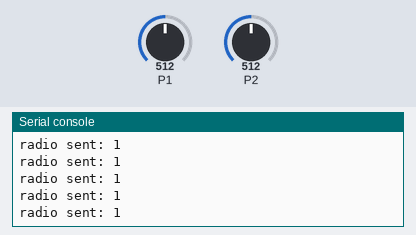
A program run on a simulated BBC micro:bit (MakeCode). Shown: the last lines printed to the serial console. The test bench sets the inputs (shaded band); at power-on: P2 = 512, P1 = 512 (analog values on the 0–1023 scale). No radio messages arrive unless stated (any console line starting 'radio sent:' is added by the test bench).

Above: at 1.2 s.
1.3 s: P2 set to 716
At 1.47 s:
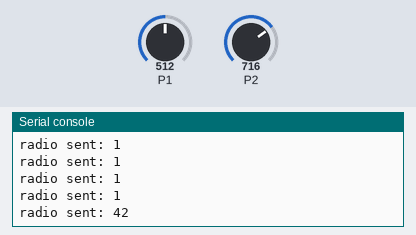
2.8 s: P2 set to 900
At 2.8 s:
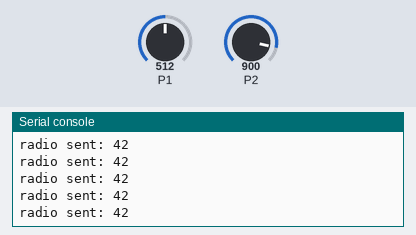
Timing chart, 0 to 5.8 s (numbered marks = the images above; inputs shaded):
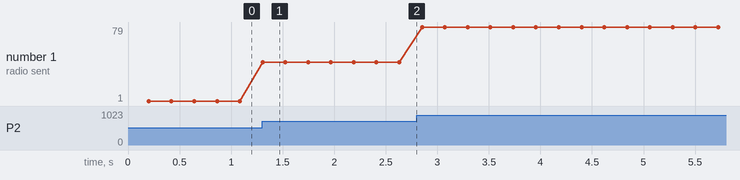

The program:

main.ts
```typescript
let y = 0
let x = 0
radio.setGroup(207)
basic.forever(function () {
    x = pins.analogReadPin(AnalogPin.P1)
    // mal traduit
    x = Math.round(Math.map(x, 4, 1007, -100, 100))
    basic.pause(200)
    y = pins.analogReadPin(AnalogPin.P2)
    // mal traduit
    y = Math.round(Math.map(y, 4, 1007, -100, 100))
    radio.sendNumber(y)
})
```

test.ts
```typescript
// les tests vont ici ; cela ne sera pas compilé si ce paquet est utilisé en tant qu'extension.
```

Measured:
- after the input at 1.3 s, the serial console: prints a new line at once (image 1)
- plotted number 1: 1 → 42 after the input at 1.3 s, 42 → 79 after the input at 2.8 s
